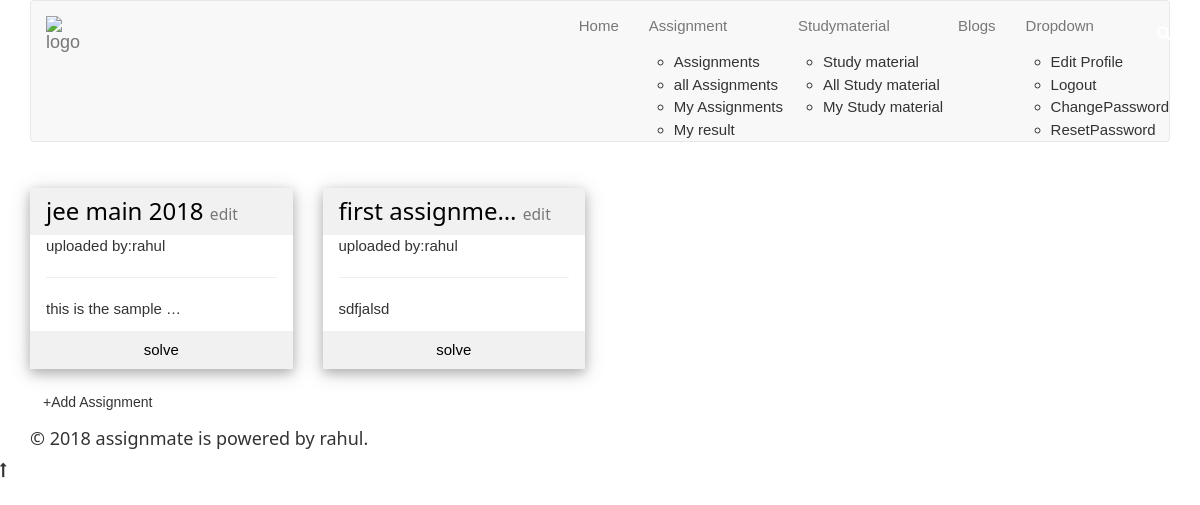
The app's page /myassignment (signed in), older data.
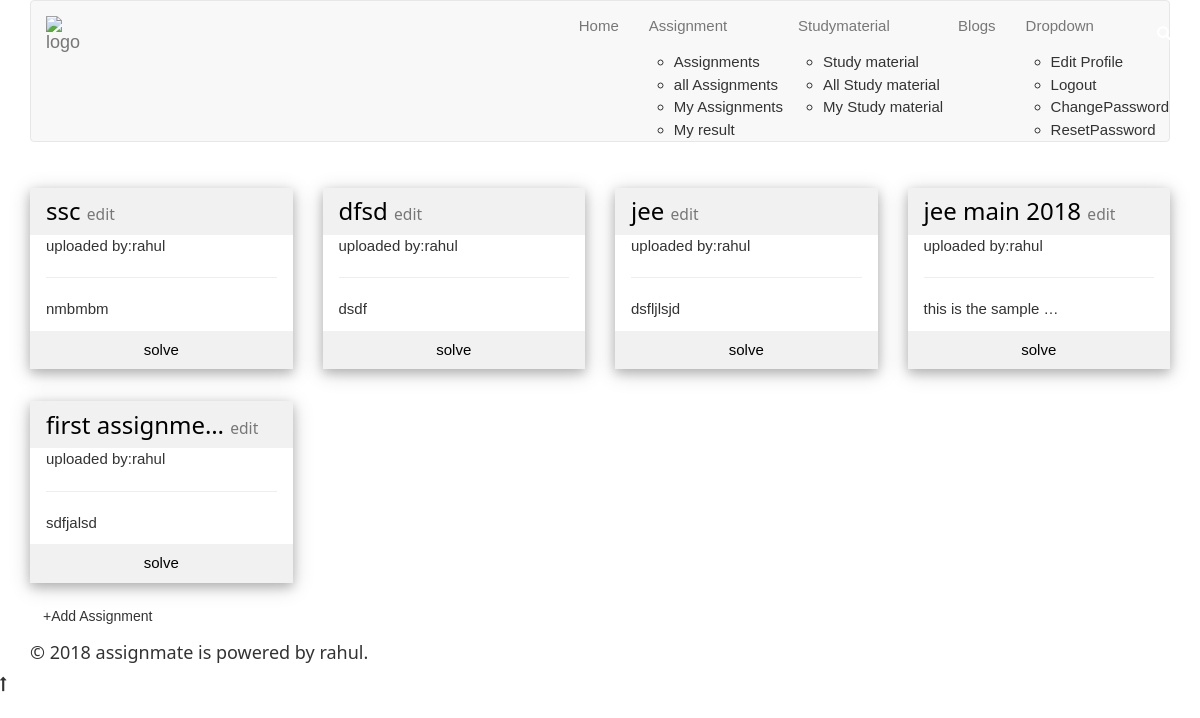
The same page, newer data.
### assignment/models.py (models this page shows, shortened)
class Assignment(models.Model):
    user = models.ForeignKey(User, on_delete=models.CASCADE)
    title=models.CharField(max_length=30,default='assignment')
    discription=models.CharField(max_length=500)
    category=models.CharField(max_length=30,blank=True)
    created = models.DateTimeField(auto_now=True)
    objects = AssignmentManager()
    class Meta:
        ordering = ["-created"]
    def __str__(self):
        return self.title

### assignment/views.py (the view)
# urls.py: path('myassignment',view_list_my_assignment,name='my_assignment_page'),
def view_list_my_assignment(request,pk=None):
    if pk:
        user=get_object_or_404(User,pk=pk)#User.objects.get(pk=pk)
    else:
        user = request.user
    studymaterial = Studymaterial.objects.all()
    args={'user':user,'studymaterial': studymaterial}
    return render(request,'assignment/my_assignment_page.html',args)

### assignment/models.py (called while the page is built)
    def get_queryset(self):
        return AssignmentQuerySet(self.model,using=self._db)

    def get_queryset(self):
        return StudymaterialQuerySet(self.model,using=self._db)

### assignment/templates/assignment/my_assignment_page.html (shortened to what this page needs)
{% extends 'accounts/base.html'%}
{% block body %}
<div class="container">
    <div class="row">
        {% for assignment in user.assignment_set.all %}
        <div class="col-lg-3 col-md-3 col-sm-6 col-xs-12 w3-section">
            <div class="w3-card-4 ">
            <header class="w3-container w3-light-grey">
              <h3><a href="{% url 'assignment:assignment' assignment.id %}" data-toggle="tooltip" data-placement="top" title="{{assignment}}">{{ assignment|truncatechars_html:15 }}</a>
                  {% if request.user == assignment.user%}
                     <small><a href="{% url 'assignment:my_assignment_update' assignment.id %}">edit</a></small>
                    {% endif %}
              </h3>
            </header>
            <div class="w3-container">
              <p>uploaded by:{{assignment.user}}</p>
              <hr>
              <a href="javascript:void(0);" data-toggle="tooltip" data-placement="top" title="{{assignment.discription}}"><p>{{assignment.discription|truncatechars_html:20}}</p></a>
            </div>
            <a href="{% url 'assignment:assignment' assignment.id %}"><button class="w3-button w3-block w3-light-grey"> solve</button></a>
            </div>
        </div>
        {% endfor %}
    </div>
</div>
<div class="container">
     <a href="{% url 'assignment:assignment_add' %}" class="btn">+Add Assignment</a>
</div>
{% endblock %}

Row changes from the older to the newer data that the page shows:
added Assignment: title "ssc", shows "edit", user "rahul", discription "nmbmbm"
added Assignment: title "dfsd", shows "edit", user "rahul", discription "dsdf"
added Assignment: title "jee", shows "edit", user "rahul", discription "dsfljlsjd"
